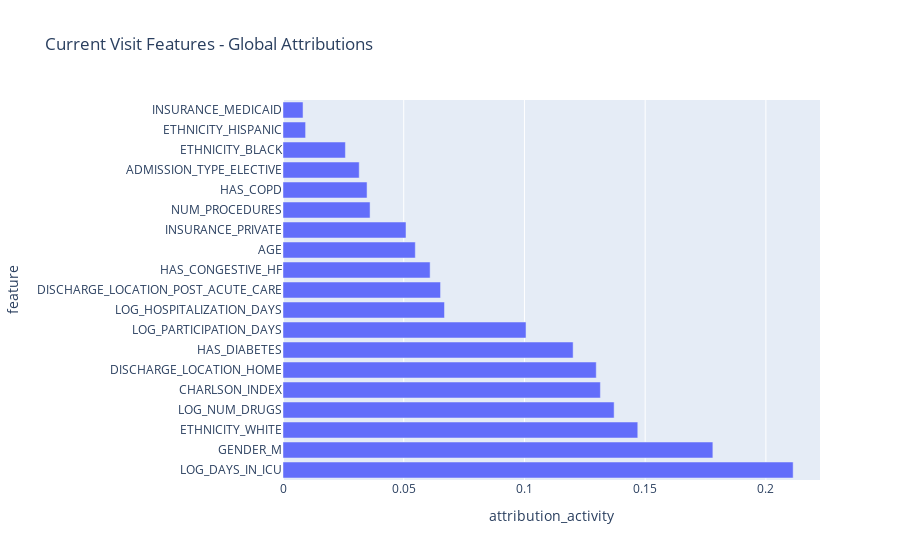

The notebook cell saved with this chart:
### Code cell
from recurrent_health_events_prediction.training.utils_deep_learning import (
    plot_feature_attributions,
)

plot_feature_attributions(
    curr_attr_df,
    title="Current Visit Features - Global Attributions",
    feature_col="feature",
    attr_col="attribution_activity"
)

### Figure 1 — Plotly figure (JSON) as saved in the notebook; plotly's stock layout.template omitted (floating-point values rounded to 4 significant figures)
{"data": [{"hovertemplate": "attribution_activity=%{x}<br>feature=%{y}<extra></extra>", "legendgroup": "", "marker": {"color": "#636efa", "pattern": {"shape": ""}}, "name": "", "orientation": "h", "showlegend": false, "textposition": "auto", "type": "bar", "x": [0.2113, 0.178, 0.1469, 0.1371, 0.1315, 0.1297, 0.1202, 0.1007, 0.06688, 0.06525, 0.06093, 0.0548, 0.05095, 0.03606, 0.03481, 0.03157, 0.02585, 0.009357, 0.0083], "xaxis": "x", "y": ["LOG_DAYS_IN_ICU", "GENDER_M", "ETHNICITY_WHITE", "LOG_NUM_DRUGS", "CHARLSON_INDEX", "DISCHARGE_LOCATION_HOME", "HAS_DIABETES", "LOG_PARTICIPATION_DAYS", "LOG_HOSPITALIZATION_DAYS", "DISCHARGE_LOCATION_POST_ACUTE_CARE", "HAS_CONGESTIVE_HF", "AGE", "INSURANCE_PRIVATE", "NUM_PROCEDURES", "HAS_COPD", "ADMISSION_TYPE_ELECTIVE", "ETHNICITY_BLACK", "ETHNICITY_HISPANIC", "INSURANCE_MEDICAID"], "yaxis": "y"}], "layout": {"barmode": "relative", "legend": {"tracegroupgap": 0}, "title": {"text": "Current Visit Features - Global Attributions"}, "xaxis": {"anchor": "y", "domain": [0, 1], "title": {"text": "attribution_activity"}}, "yaxis": {"anchor": "x", "domain": [0, 1], "title": {"text": "feature"}}}}
